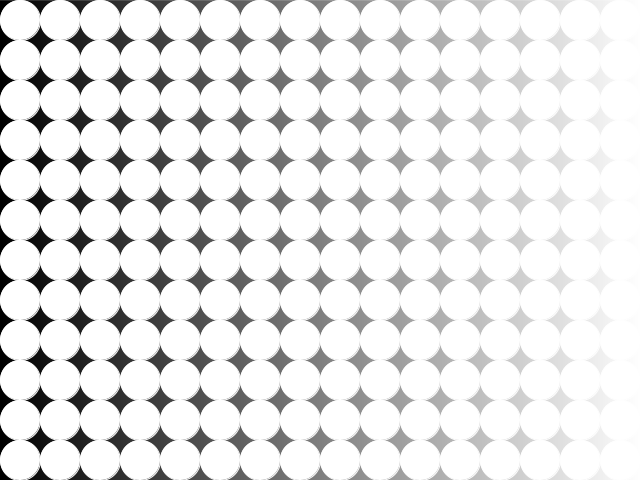
Frame 1 (no input)
Frame 60 (the mouse pressed at the canvas centre just before this capture): identical to frame 1, image omitted
Frame 120 (the mouse held since frame 60 and released just before this capture): identical to frame 1, image omitted

The Processing sketch that drew this single still picture (run headless with seeded random() and noise(); from frame 60 on, the mouse is pressed at the canvas centre):

// Processing sketch: LoopsProgram
// ── LoopsProgram.pde
void setup() {
  size(640, 480);
}


void draw() {
  background(255);

  // Farbverlauf
  float scale = 255.0 / width;
  for (int i = 0; i < width; i++) {
    stroke(i * scale); // ergibt Wert zwischen 0 und 255
    line(i, 0, i, height);
  }

  // Gridlayout
  float diameter = 40;
  for (int i = 0; i < width; i += diameter) {
    for (int j = 0; j < height; j += diameter) {
      ellipse(i + diameter / 2, j + diameter / 2, diameter, diameter);
    }
  }
}
